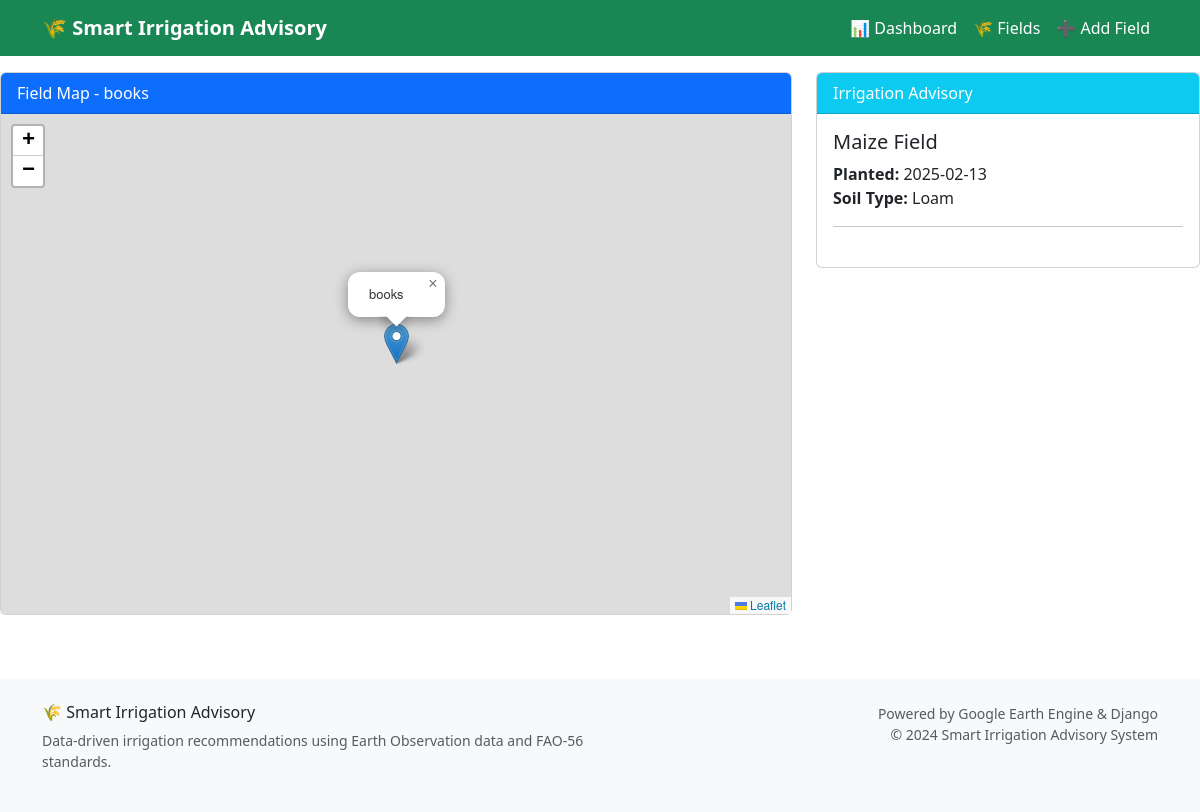
/field/1/map/, run on the app's committed database.
### advisory/models.py (models this page shows, shortened)
class FarmField(models.Model):
    CROP_CHOICES = [
        ("maize", "Maize"),
        ("soybean", "Soybean"),
        ("rice", "Rice"),
        ("wheat", "Wheat"),
        ("sugarcane", "Sugarcane"),
        ("cotton", "Cotton"),
        ("beans", "Beans"),
        ("potatoes", "Potatoes"),
        ("tomatoes", "Tomatoes"),
        ("cassava", "Cassava"),
    ]
    SOIL_CHOICES = [
        ("clay", "Clay"),
        ("loam", "Loam"),
        ("sandy", "Sandy"),
        ("silt", "Silt"),
        ("clay_loam", "Clay Loam"),
        ("sandy_loam", "Sandy Loam"),
    ]
    name = models.CharField(max_length=100)
    latitude = models.FloatField(_('Latitude'), validators=[
        MinValueValidator(-90.0), MaxValueValidator(90.0)])
    longitude = models.FloatField(_('Longitude'), validators=[
        MinValueValidator(-180.0), MaxValueValidator(180.0)])
    soil_type = models.CharField(
        choices=SOIL_CHOICES, max_length=20, default="loam")
    crop_type = models.CharField(
        choices=CROP_CHOICES, max_length=20, default="maize")
    planting_date = models.DateField(_('Planting Date'), default=date.today)
    field_area_ha = models.FloatField(
        _('Field Area (ha)'),
        validators=[MinValueValidator(0.1), MaxValueValidator(1000.0)],
        null=True, blank=True,
        help_text="Field area in hectares"
    )
    elevation = models.FloatField(
        _('Elevation (m)'),
        null=True, blank=True,
        help_text="Field elevation in meters"
    )
    created_at = models.DateTimeField(auto_now_add=True)
    updated_at = models.DateTimeField(auto_now=True)
    class Meta:
        ordering = ['-created_at']
        verbose_name = 'Farm Field'
        verbose_name_plural = 'Farm Fields'

### advisory/views.py (the view)
# urls.py: path('field/<int:field_id>/map/', views.field_map_view, name='field_map')
def field_map_view(request, field_id):
    field = get_object_or_404(FarmField, id=field_id)
    latest_advisory = IrrigationAdvisory.objects.filter(
        field=field).order_by('-date').first()
    try:
        weather_data = get_comprehensive_weather_data(
            field.latitude, field.longitude)
    except Exception as e:
        logger.warning(f"Could not get weather data for map: {e}")
        weather_data = {
            'weekly_rainfall': 0.0,
            'daily_eto': 0.0,
            'soil_moisture_ndmi': 0.0,
            'forecast': {'temperature': 25.0, 'precipitation': 0.0, 'days': 5},
            'data_source': 'simulated'
        }
    context = {
        "field": field,
        "latest_advisory": latest_advisory,
        "weather_data": weather_data,
        "crop_info": get_crop_info(field.crop_type) if field.crop_type else None
    }
    return render(request, "advisory/map.html", context)

### advisory/utils/crop_coefficients.py (called while the page is built)
def get_crop_info(crop_type):
    return CROP_DATA.get(crop_type.lower(), CROP_DATA["maize"])

### advisory/utils/gee/gee_data.py (called while the page is built)
def get_point_geometry(lat: float, lon: float) -> ee.Geometry:
    return ee.Geometry.Point([lon, lat])

def get_weekly_rainfall(lat: float, lon: float) -> float:
    try:
        point = get_point_geometry(lat, lon)
        today = ee.Date(datetime.datetime.utcnow().strftime('%Y-%m-%d'))
        week_ago = today.advance(-7, 'day')
        dataset = ee.ImageCollection("UCSB-CHG/CHIRPS/DAILY") \
                    .filterDate(week_ago, today).filterBounds(point)
        rainfall_image = dataset.sum()
        rainfall_mm = rainfall_image.reduceRegion(
            reducer=ee.Reducer.mean(),
            geometry=point,
            scale=5000,
            maxPixels=1e9
        ).get('precipitation')
        result = rainfall_mm.getInfo() if rainfall_mm else 0
        logger.info(f"Weekly rainfall for {lat}, {lon}: {result}mm")
        return result
    except Exception as e:
        logger.error(f"Failed to get weekly rainfall: {e}")
        return 0.0

def get_daily_et0(lat: float, lon: float) -> float:
    try:
        point = get_point_geometry(lat, lon)
        today = ee.Date(datetime.datetime.utcnow().strftime('%Y-%m-%d'))
        dataset = ee.ImageCollection("ECMWF/ERA5_LAND/DAILY_AGGR") \
                    .filterDate(today.advance(-1, 'day'), today) \
                    .filterBounds(point)
        image = dataset.first()
        eto_image = image.select('potential_evaporation')
        eto_mm = eto_image.reduceRegion(
            reducer=ee.Reducer.mean(),
            geometry=point,
            scale=1000,
            maxPixels=1e9
        ).get('potential_evaporation')
        result = round(eto_mm.getInfo() * 1000, 2) if eto_mm else 0
        logger.info(f"Daily ET₀ for {lat}, {lon}: {result}mm")
        return result
    except Exception as e:
        logger.error(f"Failed to get daily ET₀: {e}")
        return 0.0

### templates/advisory/map.html (shortened to what this page needs)
{% extends "base.html" %} {% load static %} {% block content %}
<div class="row">
  <div class="col-md-8">
    <div class="card">
      <div class="card-header bg-primary text-white">Field Map - {{ field.name }}</div>
      <div class="card-body p-0">
        <div id="map" style="height: 500px" data-lat="{{ field.latitude }}" data-lng="{{ field.longitude }}"></div>
      </div>
    </div>
  </div>
  <div class="col-md-4">{% include "advisory/advisory.html" %}</div>
</div>
{% endblock %}

### templates/advisory/advisory.html (shortened to what this page needs)
<div class="card">
  <div class="card-header bg-info text-white">Irrigation Advisory</div>
  <div class="card-body">
    <h5 class="card-title">{{ field.crop_type|title }} Field</h5>
    <p class="card-text">
      <strong>Planted:</strong> {{ field.planting_date|date:"Y-m-d" }}<br />
      <strong>Soil Type:</strong> {{ field.soil_type|title }}
    </p>
    <hr />
  </div>
</div>

### static/css/main.css (style rules this page uses)
#map { flex: 3; }

### data on the page
FarmField: name "books", crop_type "Maize", planting_date "2025-02-13", soil_type "Loam"
